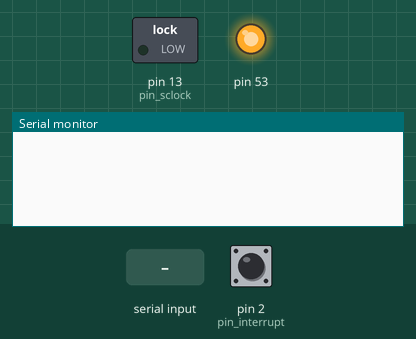
This sketch was run on a simulated Arduino Mega 2560, built with avr-gcc and run on an emulated ATmega2560. On the bench: switched loads named in the sketch (green lamp = pin HIGH), output pins drawn as LEDs (lit = HIGH), the last lines printed to the serial monitor. The inputs (shaded band) are chosen by the test bench; at power-on: pin 2 (pin_interrupt) HIGH. Pins used as bus, display or sensor lines are not drawn.

Above: at 4.2 s.
4.3 s: "90,45,200\n" received over the second serial link
At 5.1 s:
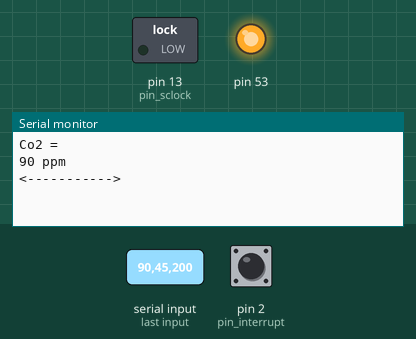
At 6.6 s:
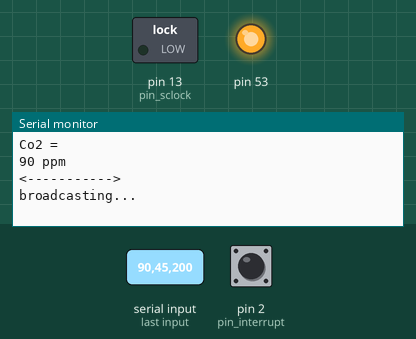

Measured:
- after the input at 4.3 s, the serial monitor: prints a new line at once (image 1)

The sketch:

Sensor_Node.ino
```cpp
//Sensor Libraries and Variables Declaration.
#include <SoftwareSerial.h> //Serial port library.
#include "cozir.h" //CO2 sensor library.
SoftwareSerial nss(0,1); //Rx Tx pin assignement.
COZIR czr(nss); //Pass serial pins to the CoZIR library.
String val= ""; //Holds the string of the value.
int co2 =0; //Holds the actual CO2 value.
double multiplier = 1; //each range of sensor has a different value.
uint8_t buffer[25]; //buffer to read data from serial port.
uint8_t ind =0; //index variable to ititerate over buffer.


//MRF24J40MA Libraries, Pin Assignment and Variables Declaration.
#include <SPI.h> //SPI port library.
#include "mrf24j.h" //MRF24J40MA Library.
const int pin_reset = 6; //Reset pin assignement.
const int pin_cs = 8; //CS pin assignement.
const int pin_interrupt = 2; //Interrupt pin assignement.
const int pin_sclock = 13; //Clock output pin assignement.
Mrf24j mrf(pin_reset, pin_cs, pin_interrupt, pin_sclock); //Pass pins to MRF24J library.
char msg_send[4]; //string storing the data to be sent
long last_time; //
long tx_interval = 1000;

void setup() {
//Sensor Setup
 Serial.begin(9600); //Start Serial for programme status display.
 Serial1.begin(9600); //Start Serial connection with Sensor.
 delay(3000);
 //czr.CalibrateFreshAir(); //Uncomment to use autocalibration.
 czr.SetOperatingMode(CZR_POLLING); //Set sensor to polling mode.
 //czr.SetOperatingMode(CZR_STREAMING); //Uncomment to use streaming mode.

//RF Module setup
  mrf.reset(); //Perform a hardware reset.
  mrf.init(); //Initilisation routine of the transceiver.
  mrf.set_promiscuous(true); //Receive any packet on this channel
//Network Setup:
  mrf.set_pan(0xcafe); //Network ID
  mrf.address16_write(0x6001); //Node Address
//Interrupts setup
  attachInterrupt(digitalPinToInterrupt(pin_interrupt), interrupt_routine, LOW); //interrupt 0 equivalent to pin 2(INT0).
  last_time = millis(); //Time to set application start time (post setup).
}
//Interrupt Routine for RF Module
void interrupt_routine() {
    mrf.interrupt_handler(); //mrf24 interrupt routine from library.
}

void loop() {
//--------------------------------------------------//
//Get CO2 reading and package to a variable msg_send.
//--------------------------------------------------//
//Read incoming bytes into a buffer until we get '0x0A'(ASCII value for new-line).
  Serial1.println("Z\r\n"); //Send request command for CO2.
    while(buffer[ind-1] != 0x0A) //While previous character not "new-line".
   {
    if(Serial1.available()) //check if serial is ready.
    {
      buffer[ind] = Serial1.read(); //Characters from serial to buffer.
      ind++; // increase index for each character.
   }
   }
   unpack(); //Once character = '0x0A', unpack the buffer data.
//--------------------------------------------------//
//Package and Send Message with RF Module.
//--------------------------------------------------//
     mrf.check_flags(&rx_handle, &tx_handle); //Check flags to launch appropriate routine.
     unsigned long current_time = millis(); // Get current time.
     if (current_time - last_time > tx_interval) { //Constrain transmission to once every second.
         Serial.println("broadcasting..."); //Print broadcasting state.
         mrf.send16(0x4202, msg_send);  //Send string to defined address .
    }
//Message is sent, reset the buffer values.
    ind=0; //Reset the buffer index.
    val=""; //Reset the value string.
}
void unpack()
{
//--------------------------------------------------//
//Unpack the buffer to get the CO2 reading value.
//--------------------------------------------------//
   for(int i=0; i < ind+1; i++) //Unpacking loop iteration.
   {
   if(buffer[i] == 'z') //once we hit the 'z' character stops the unpacking loop.
   break;

   if((buffer[i] != 0x5A)&&(buffer[i] != 0x20)) //Ignore 'Z' and spaces.
    {
   val += buffer[i]-48; //Subtract 48 from each numerical character to get to the actual numerical value.
      }
  }

 co2 = (multiplier * val.toInt()); //val.toInt()now we multiply the value by a factor specific to the sensor as per Software Guide.
 //Print the CO2 value to serial monitor.
 Serial.println( "Co2 = ");
 Serial.print(co2);
 Serial.println(" ppm");
 Serial.println("<----------->");
 delay(1000);
 itoa(co2, msg_send, DEC); //Convert to string array msg_send.
 //Serial.println(msg_send); // Uncomment to print the value to be sent.
 }
//--------------------------------------------------//
//Reception of packet magement routine for RF Module.
//--------------------------------------------------//
void rx_handle() { //Print data from TX FIFO stored in buffers.
    Serial.print("received a packet ");Serial.print(mrf.get_rxinfo()->frame_length, DEC);Serial.println(" bytes long");

    if(mrf.get_bufferPHY()){
      Serial.println("Packet data (PHY Payload):"); //Print all characters in the data.
      for (int i = 0; i < mrf.get_rxinfo()->frame_length; i++) { //iterate over each character in the buffer until the end of the frame.
          Serial.print(mrf.get_rxbuf()[i]);
      }
    }

    Serial.println("\r\nASCII data (relevant data):"); //Print the message send (CO2 value).
    for (int i = 0; i < mrf.rx_datalength(); i++) {//iterate over each character in the buffer for the length of the data buffer.
        Serial.write(mrf.get_rxinfo()->rx_data[i]);
    }

    Serial.print("\r\nLQI/RSSI="); //Print signal related information (LQI and RSSI).
    Serial.print(mrf.get_rxinfo()->lqi, DEC);
    Serial.print("/");
    Serial.println(mrf.get_rxinfo()->rssi, DEC);
}

void tx_handle() { //Confirmation of good transmission of packet.
    if (mrf.get_txinfo()->tx_ok) {
        Serial.println("TX went ok, got ack");
    } else {
        Serial.print("TX failed after ");Serial.print(mrf.get_txinfo()->retries);Serial.println(" retries\n");
    }

}
```

cozir.cpp
```cpp
//
//       FILE: Cozir.cpp
//     AUTHOR: Rob Tillaart & Michael Hawthorne
//    VERSION: 0.1.01
//    PURPOSE: library for COZIR range of sensors for Arduino
//        URL: http://www.cozir.com/
//  DATASHEET: http://www.co2meters.com/Documentation/Datasheets/COZIR-Data-Sheet-RevC.pdf
// USER GUIDE: http://www.co2meters.com/Documentation/Manuals/COZIR-Software-User-Guide-AL12-RevA.pdf
// READ DATASHEET BEFORE USE OF THIS LIB !
//
// Released to the public domain
//

#include "Cozir.h"
#include "SoftwareSerial.h"

////////////////////////////////////////////////////////////
//
// CONSTRUCTOR
//
COZIR::COZIR(SoftwareSerial& nss) : CZR_Serial(nss)
{
  CZR_Serial.begin(9600);
}

////////////////////////////////////////////////////////////
//
// OPERATING MODE
//
// note: use CZR_COMMAND to minimize power consumption
// CZR_POLLING and CZR_STREAMING use an equally amount
// of power as both sample continuously...
//
void COZIR::SetOperatingMode(uint8_t mode)
{
  sprintf(buffer, "K %u", mode);
  Command(buffer);
}


////////////////////////////////////////////////////////////
//
// POLLING MODE
//
// you need to set the polling mode explicitely before
// using these functions. SetOperatingMode(CZR_POLLING);
// this is the default behaviour of this Class but
// not of the sensor!!
//
float COZIR::Fahrenheit()
{
  return (Celsius() * 1.8) + 32;
}

float COZIR::Celsius()
{
  float f = 0;
  uint16_t rv = Request("T");
  if (rv < 1000)
  {
      f = 0.1 * rv;
  }
  else
  {
    f = -0.1 * (rv-1000);
  }
  return f;
}

float COZIR::Humidity()
{
  return 0.1 * Request("H");
}

// TODO UNITS UNKNOWN
float COZIR::Light()
{
  return 1.0 * Request("L");
}

uint16_t COZIR::CO2()
{
  return Request("Z");
}

// CALLIBRATION - USE THESE WITH CARE
// use these only in pollingmode (on the Arduino)

// FineTuneZeroPoint()
// a reading of v1 will be reported as v2
// sort of mapping
// check datasheet for detailed description
uint16_t COZIR::FineTuneZeroPoint(uint16_t v1, uint16_t v2)
{
  sprintf(buffer, "F %u %u", v1, v2);
  return Request(buffer);
}

// mostly the default calibrator
uint16_t COZIR::CalibrateFreshAir()
{
  return Request("G");
}

uint16_t COZIR::CalibrateNitrogen()
{
  return Request("U");
}

uint16_t COZIR::CalibrateKnownGas(uint16_t value)
{
  sprintf(buffer, "X %u", value);
  return Request(buffer);
}

// NOT RECOMMENDED, see datasheet
uint16_t COZIR::CalibrateManual(uint16_t value)
{
  return 0;
  //sprintf(buffer, "u %u", value);
  //return Request(buffer);
}

// NOT RECOMMENDED, see datasheet
uint16_t COZIR::SetSpanCalibrate(uint16_t value)
{
  return 0;
  //sprintf(buffer, "S %u", value);
  //return Request(buffer);
}

// NOT RECOMMENDED, see datasheet
uint16_t COZIR::GetSpanCalibrate()
{
  return Request("s");
}

// DIGIFILTER, use with care
// default value = 32,
// 1=fast (noisy) 255=slow (smoothed)
// 0 = special. details see datasheet
void COZIR::SetDigiFilter(uint8_t value)
{
  sprintf(buffer, "A %u", value);
  Command(buffer);
}

uint8_t COZIR::GetDigiFilter()
{
  return Request("a");
}


////////////////////////////////////////////////////////////
//
// STREAMING MODE
//
// outputfields should be OR-ed
// e.g. SetOutputFields(CZR_HUMIDITY | CZR_RAWTEMP | CZR_RAWCO2);
//
// you need to set the STREAMING mode explicitely
// SetOperatingMode(CZR_STREAMING);
//
// in STREAMING mode you must parse the output of serial yourself
//
void COZIR::SetOutputFields(uint16_t fields)
{
  sprintf(buffer, "M %u", fields);
  Command(buffer);
}

// For Arduino you must read the serial yourself as
// the internal buffer of this Class cannot handle
// large output - can be > 100 bytes!!
void COZIR::GetRecentFields()
{
  Command("Q");
}


////////////////////////////////////////////////////////////
//
// EEPROM - USE WITH CARE
//
// SEE DATASHEET 7.2 EEPROM FOR DETAILS
//
// TODO
// - defines for addresses
// - do HILO values in one call
//
void COZIR::SetEEPROM(uint8_t address, uint8_t value)
{
  sprintf(buffer, "P %u %u", address, value);
  Command(buffer);
}

uint8_t COZIR::GetEEPROM(uint8_t address)
{
  sprintf(buffer, "p %u", address);
  return Request(buffer);
}


////////////////////////////////////////////////////////////
//
// COMMAND MODE
//
// read serial yourself
//
void COZIR::GetVersionSerial()
{
  Command("Y");
}

void COZIR::GetConfiguration()
{
  Command("*");
}

/////////////////////////////////////////////////////////
// PRIVATE

void COZIR::Command(char* s)
{
  CZR_Serial.print(s);
  CZR_Serial.print("\r\n");
}

uint16_t COZIR::Request(char* s)
{
  Command(s);
  // empty buffer
  buffer[0] = '\0';
  // read answer; there may be a 100ms delay!
  // TODO: PROPER TIMEOUT CODE.
  delay(150);
  int idx = 0;
  while(CZR_Serial.available())
  {
	buffer[idx++] = CZR_Serial.read();
  }
  buffer[idx] = '\0';
  uint16_t rv = 0;
  switch(buffer[1])
  {
    case 'T' :
            rv = atoi(&buffer[5]);
            if (buffer[4] == 1) rv += 1000;
            break;
    default :
            rv = atoi(&buffer[2]);
            break;
  }
  return rv;
}
```

cozir.h
```cpp
//
//       FILE: Cozir.h
//     AUTHOR: Rob Tillaart & Michael Hawthorne
//    VERSION: 0.1.01
//    PURPOSE: library for COZIR range of sensors for Arduino
//        URL: http://www.cozir.com/
//  DATASHEET: http://www.co2meters.com/Documentation/Datasheets/COZIR-Data-Sheet-RevC.pdf
// USER GUIDE: http://www.co2meters.com/Documentation/Manuals/COZIR-Software-User-Guide-AL12-RevA.pdf
// READ DATASHEET BEFORE USE OF THIS LIB !
//
// Released to the public domain
//

#ifndef Cozir_h
#define Cozir_h

#include "SoftwareSerial.h"

#if defined(ARDUINO) && ARDUINO >= 100
  #include "Arduino.h"
#else
  #include "WProgram.h"
#endif

#define COZIR_LIB_VERSION 0.1.01

// OUTPUTFIELDS
// See datasheet for details.
// These defines can be OR-ed for the SetOutputFields command
#define CZR_LIGHT 			0x2000
#define CZR_HUMIDITY		0x1000
#define CZR_FILTLED			0x0800
#define CZR_RAWLED			0x0400
#define CZR_MAXLED			0x0200
#define CZR_ZEROPOINT		0x0100
#define CZR_RAWTEMP			0x0080
#define CZR_FILTTEMP		0x0040
#define CZR_FILTLEDSIGNAL	0x0020
#define CZR_RAWLEDSIGNAL	0x0010
#define CZR_SENSTEMP		0x0008
#define CZR_FILTCO2			0x0004
#define CZR_RAWCO2			0x0002
#define CZR_NONE			0x0001

// easy default setting for streaming
#define CZR_HTC			(CZR_HUMIDITY | CZR_RAWTEMP | CZR_RAWCO2)
// not in datasheet for debug only
#define CZR_ALL				0x3FFF

// OPERATING MODES
#define CZR_COMMAND			0x00
#define CZR_STREAMING		0x01
#define CZR_POLLING			0x02

class COZIR
{
  public:
	COZIR(SoftwareSerial&);//: CZR_Serial(nss)

	void SetOperatingMode(uint8_t mode);

	float Celsius();
	float Fahrenheit();
	float Humidity();
	float Light();
	uint16_t CO2();

	uint16_t FineTuneZeroPoint(uint16_t , uint16_t);
	uint16_t CalibrateFreshAir();
	uint16_t CalibrateNitrogen();
	uint16_t CalibrateKnownGas(uint16_t );
	uint16_t CalibrateManual(uint16_t );
	uint16_t SetSpanCalibrate(uint16_t );
	uint16_t GetSpanCalibrate();

	void SetDigiFilter(uint8_t );
	uint8_t GetDigiFilter();

	void SetOutputFields(uint16_t );
	void GetRecentFields();

	void SetEEPROM(uint8_t , uint8_t );
	uint8_t GetEEPROM(uint8_t );

	void GetVersionSerial();
	void GetConfiguration();

  private:
    SoftwareSerial& CZR_Serial;
    char buffer[20];
	void Command(char* );
	uint16_t Request(char* );
};

#endif
```

Source omitted: mrf24j.cpp (10359 bytes), mrf24j.h (5745 bytes)
